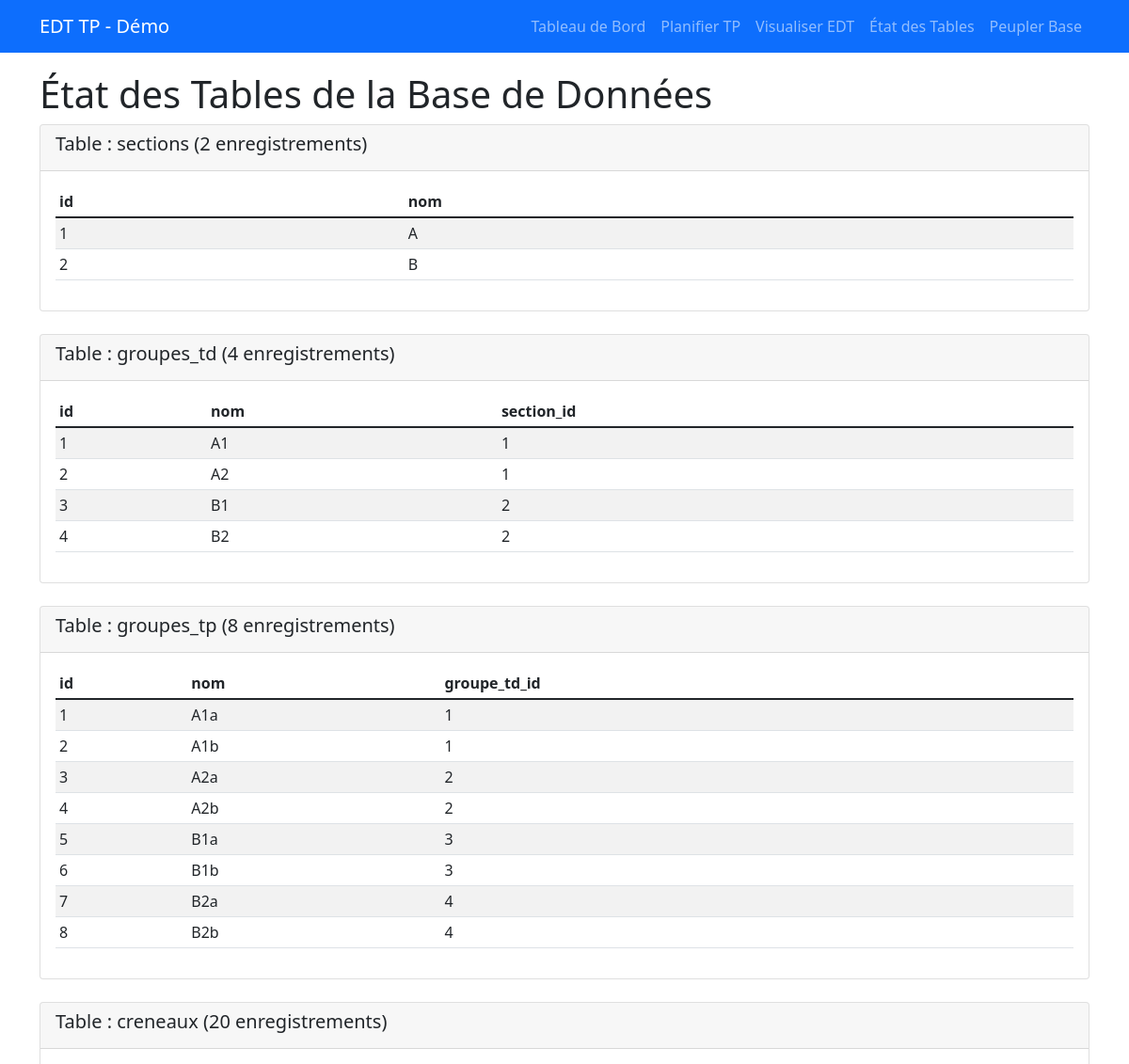
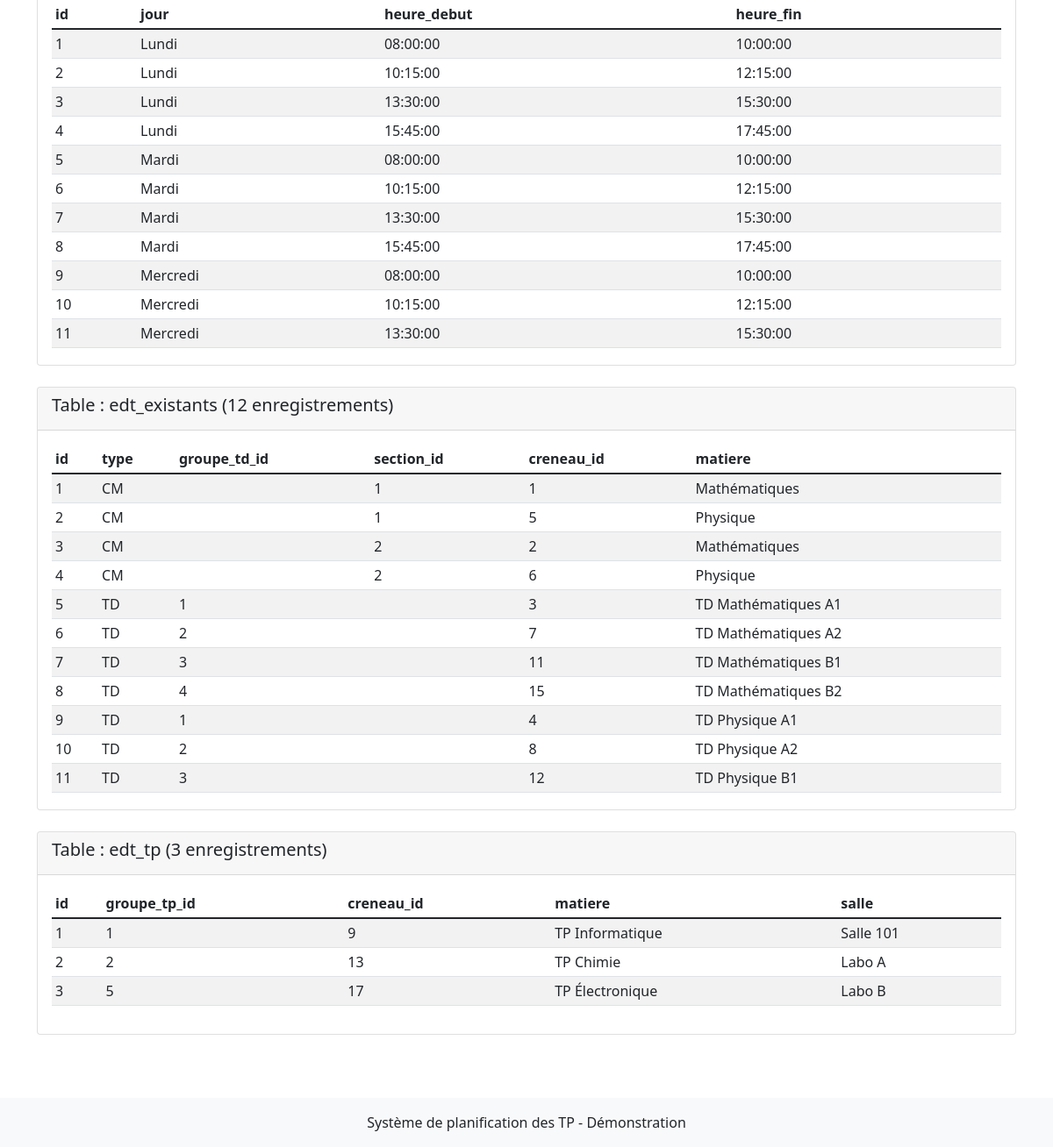
The app's page /index.php/demo/etat_tables with its own data (2 pictures, top to bottom).
### tables this page shows
CREATE TABLE `sections` (
  `id` int(11) NOT NULL AUTO_INCREMENT,
  `nom` varchar(10) NOT NULL,
  PRIMARY KEY (`id`),
  UNIQUE KEY `nom` (`nom`)
);

CREATE TABLE `groupes_td` (
  `id` int(11) NOT NULL AUTO_INCREMENT,
  `nom` varchar(10) NOT NULL,
  `section_id` int(11) DEFAULT NULL,
  PRIMARY KEY (`id`),
  UNIQUE KEY `nom` (`nom`),
  KEY `section_id` (`section_id`)
);

CREATE TABLE `groupes_tp` (
  `id` int(11) NOT NULL AUTO_INCREMENT,
  `nom` varchar(20) NOT NULL,
  `groupe_td_id` int(11) DEFAULT NULL,
  PRIMARY KEY (`id`),
  UNIQUE KEY `nom` (`nom`),
  KEY `groupe_td_id` (`groupe_td_id`)
);

CREATE TABLE `creneaux` (
  `id` int(11) NOT NULL AUTO_INCREMENT,
  `jour` enum('Lundi','Mardi','Mercredi','Jeudi','Vendredi','Samedi') DEFAULT NULL,
  `heure_debut` time DEFAULT NULL,
  `heure_fin` time DEFAULT NULL,
  PRIMARY KEY (`id`),
  UNIQUE KEY `unique_creneau` (`jour`,`heure_debut`,`heure_fin`)
);

CREATE TABLE `edt_existants` (
  `id` int(11) NOT NULL AUTO_INCREMENT,
  `type` enum('CM','TD') DEFAULT NULL,
  `groupe_td_id` int(11) DEFAULT NULL,
  `section_id` int(11) DEFAULT NULL,
  `creneau_id` int(11) DEFAULT NULL,
  `matiere` varchar(100) DEFAULT NULL,
  PRIMARY KEY (`id`),
  KEY `groupe_td_id` (`groupe_td_id`),
  KEY `section_id` (`section_id`),
  KEY `creneau_id` (`creneau_id`)
);

CREATE TABLE `edt_tp` (
  `id` int(11) NOT NULL AUTO_INCREMENT,
  `groupe_tp_id` int(11) DEFAULT NULL,
  `creneau_id` int(11) DEFAULT NULL,
  `matiere` varchar(100) DEFAULT NULL,
  `salle` varchar(50) DEFAULT NULL,
  PRIMARY KEY (`id`),
  KEY `groupe_tp_id` (`groupe_tp_id`),
  KEY `creneau_id` (`creneau_id`)
);

### application/controllers/Demo.php (called while the page is built, shortened)
<?php
class Demo extends CI_Controller {
    public function __construct() {
        $this->load->model('EDT_model');
        $this->load->model('Section_model');
        $this->load->database();
        $this->load->helper('url');
    }
    public function etat_tables() {
        $data['tables'] = [
            'sections' => $this->db->get('sections')->result(),
            'groupes_td' => $this->db->get('groupes_td')->result(),
            'groupes_tp' => $this->db->get('groupes_tp')->result(),
            'creneaux' => $this->db->get('creneaux')->result(),
            'edt_existants' => $this->db->get('edt_existants')->result(),
            'edt_tp' => $this->db->get('edt_tp')->result()
        ];
        $this->load->view('demo/header', $data);
        $this->load->view('demo/etat_tables', $data);
        $this->load->view('demo/footer');
    }
}
?>

### index.php (called while the page is built, shortened)
<?php
require_once BASEPATH.'core/CodeIgniter.php';

### application/views/demo/etat_tables.php (the view)
<div class="row">
    <div class="col-12">
        <h1>État des Tables de la Base de Données</h1>
        <?php foreach ($tables as $nom_table => $donnees): ?>
        <div class="card mb-4">
            <div class="card-header">
                <h5>Table : <?php echo $nom_table; ?> (<?php echo count($donnees); ?> enregistrements)</h5>
            </div>
            <div class="card-body">
                <?php if (!empty($donnees)): ?>
                <div class="table-responsive">
                    <table class="table table-sm table-striped">
                        <thead>
                            <tr>
                                <?php foreach (array_keys((array)$donnees[0]) as $colonne): ?>
                                <th><?php echo $colonne; ?></th>
                                <?php endforeach; ?>
                            </tr>
                        </thead>
                        <tbody>
                            <?php foreach ($donnees as $ligne): ?>
                            <tr>
                                <?php foreach ((array)$ligne as $valeur): ?>
                                <td><?php echo $valeur; ?></td>
                                <?php endforeach; ?>
                            </tr>
                            <?php endforeach; ?>
                        </tbody>
                    </table>
                </div>
                <?php else: ?>
                <p class="text-muted">Table vide</p>
                <?php endif; ?>
            </div>
        </div>
        <?php endforeach; ?>
    </div>
</div>

### application/views/demo/header.php (shortened to what this page needs)
<!DOCTYPE html>
<html>
<head>
    <link href="https://cdn.jsdelivr.net/npm/bootstrap@5.1.3/dist/css/bootstrap.min.css" rel="stylesheet">
</head>
<body>
    <nav class="navbar navbar-expand-lg navbar-dark bg-primary">
        <div class="container">
            <a class="navbar-brand" href="<?php echo site_url('demo/tableau_de_bord'); ?>">EDT TP - Démo</a>
            <div class="navbar-nav">
                <a class="nav-link" href="<?php echo site_url('demo/tableau_de_bord'); ?>">Tableau de Bord</a>
                <a class="nav-link" href="<?php echo site_url('edt'); ?>">Planifier TP</a>
                <a class="nav-link" href="<?php echo site_url('demo/visualiser_edt'); ?>">Visualiser EDT</a>
                <a class="nav-link" href="<?php echo site_url('demo/etat_tables'); ?>">État des Tables</a>
                <a class="nav-link" href="<?php echo site_url('demo/peupler_base'); ?>">Peupler Base</a>
            </div>
        </div>
    </nav>
    <div class="container">

### application/views/demo/footer.php (shortened to what this page needs)
    </div>
    <footer class="bg-light text-center py-3 mt-5">
        <div class="container">
            <p class="mb-0">Système de planification des TP - Démonstration</p>
        </div>
    </footer>
</body>
</html>

### application/views/demo/header.php (style rules this page uses)
.navbar { margin-bottom: 20px; }
.table-responsive { max-height: 400px; }

### records on screen
sections: id "1", nom "A"
sections: id "2", nom "B"
groupes_td: valeur "1", nom "A1"
groupes_td: id "2", nom "A2", section "1"
groupes_td: id "3", nom "B1", section "2"
groupes_td: id "4", nom "B2", section "2"
groupes_tp: valeur "1", nom "A1a"
groupes_tp: id "2", nom "A1b", groupe_td "1"
groupes_tp: id "3", nom "A2a", groupe_td "2"
groupes_tp: id "4", nom "A2b", groupe_td "2"
groupes_tp: id "5", nom "B1a", groupe_td "3"
groupes_tp: id "6", nom "B1b", groupe_td "3"
groupes_tp: id "7", nom "B2a", groupe_td "4"
groupes_tp: id "8", nom "B2b", groupe_td "4"
creneaux: id "1", jour "Lundi", heure_debut "08:00:00", heure_fin "10:00:00"
creneaux: id "2", jour "Lundi", heure_debut "10:15:00", heure_fin "12:15:00"
creneaux: id "3", jour "Lundi", heure_debut "13:30:00", heure_fin "15:30:00"
creneaux: id "4", jour "Lundi", heure_debut "15:45:00", heure_fin "17:45:00"
creneaux: id "5", jour "Mardi", heure_debut "08:00:00", heure_fin "10:00:00"
creneaux: id "6", jour "Mardi", heure_debut "10:15:00", heure_fin "12:15:00"
creneaux: id "7", jour "Mardi", heure_debut "13:30:00", heure_fin "15:30:00"
creneaux: id "8", jour "Mardi", heure_debut "15:45:00", heure_fin "17:45:00"
creneaux: id "9", jour "Mercredi", heure_debut "08:00:00", heure_fin "10:00:00"
creneaux: id "10", jour "Mercredi", heure_debut "10:15:00", heure_fin "12:15:00"
creneaux: id "11", jour "Mercredi", heure_debut "13:30:00", heure_fin "15:30:00"
edt_existants: valeur "1", type "CM", matiere "Mathématiques"
edt_existants: id "2", type "CM", section "1", creneau "5", matiere "Physique"
edt_existants: id "3", type "CM", valeur "2", matiere "Mathématiques"
edt_existants: id "4", type "CM", section "2", creneau "6", matiere "Physique"
edt_existants: id "5", type "TD", groupe_td "1", creneau "3", matiere "TD Mathématiques A1"
edt_existants: id "6", type "TD", groupe_td "2", creneau "7", matiere "TD Mathématiques A2"
edt_existants: id "7", type "TD", groupe_td "3", creneau "11", matiere "TD Mathématiques B1"
edt_existants: id "8", type "TD", groupe_td "4", creneau "15", matiere "TD Mathématiques B2"
edt_existants: id "9", type "TD", groupe_td "1", creneau "4", matiere "TD Physique A1"
edt_existants: id "10", type "TD", groupe_td "2", creneau "8", matiere "TD Physique A2"
edt_existants: id "11", type "TD", groupe_td "3", creneau "12", matiere "TD Physique B1"
edt_tp: valeur "1", creneau "9", matiere "TP Informatique", salle "Salle 101"
edt_tp: valeur "2", creneau "13", matiere "TP Chimie", salle "Labo A"
edt_tp: id "3", groupe_tp "5", creneau "17", matiere "TP Électronique", salle "Labo B"

### other values on screen
$nom_table "sections"
count($donnees) "2"
$colonne "id"
$colonne "nom"
$nom_table "groupes_td"
count($donnees) "4"
$colonne "section_id"
$nom_table "groupes_tp"
count($donnees) "8"
$colonne "groupe_td_id"
$nom_table "creneaux"
count($donnees) "20"
$colonne "jour"
$colonne "heure_debut"
$colonne "heure_fin"
